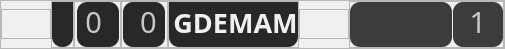
     <widget class="QFrame" name="main_frame">
      <property name="maximumSize">
       <size>
        <width>16777215</width>
        <height>35</height>
       </size>
      </property>
      <property name="frameShape">
       <enum>QFrame::StyledPanel</enum>
      </property>
      <property name="frameShadow">
       <enum>QFrame::Raised</enum>
      </property>
      <layout class="QHBoxLayout" name="horizontalLayout_2">
       <property name="spacing">
        <number>0</number>
       </property>
       <property name="leftMargin">
        <number>0</number>
       </property>
       <property name="topMargin">
        <number>0</number>
       </property>
       <property name="rightMargin">
        <number>0</number>
       </property>
       <property name="bottomMargin">
        <number>0</number>
       </property>
       <item>
        <widget class="QFrame" name="teamA_logo">
         <property name="minimumSize">
          <size>
           <width>50</width>
           <height>30</height>
          </size>
         </property>
         <property name="maximumSize">
          <size>
           <width>50</width>
           <height>30</height>
          </size>
         </property>
         <property name="frameShape">
          <enum>QFrame::StyledPanel</enum>
         </property>
         <property name="frameShadow">
          <enum>QFrame::Raised</enum>
         </property>
         <layout class="QHBoxLayout" name="horizontalLayout_3">
          <property name="spacing">
           <number>0</number>
          </property>
          <property name="leftMargin">
           <number>0</number>
          </property>
          <property name="topMargin">
           <number>0</number>
          </property>
          <property name="rightMargin">
           <number>0</number>
          </property>
          <property name="bottomMargin">
           <number>0</number>
          </property>
          <item>
           <widget class="QLabel" name="lblTeamA_logo">
            <property name="maximumSize">
             <size>
              <width>50</width>
              <height>30</height>
             </size>
            </property>
            <property name="styleSheet">
             <string notr="true">background-image: url(:/1stTeam/a.jpg);
background-repeat: no-repeat;
background-position: center;</string>
            </property>
            <property name="text">
             <string/>
            </property>
           </widget>
          </item>
         </layout>
        </widget>
       </item>
       <item>
        <widget class="QFrame" name="teamA_name">
         <property name="maximumSize">
          <size>
           <width>80</width>
           <height>16777215</height>
          </size>
         </property>
         <property name="frameShape">
          <enum>QFrame::StyledPanel</enum>
         </property>
         <property name="frameShadow">
          <enum>QFrame::Raised</enum>
         </property>
         <layout class="QHBoxLayout" name="horizontalLayout_4">
          <property name="spacing">
           <number>0</number>
          </property>
          <property name="leftMargin">
           <number>0</number>
          </property>
          <property name="topMargin">
           <number>0</number>
          </property>
          <property name="rightMargin">
           <number>0</number>
          </property>
          <property name="bottomMargin">
           <number>0</number>
          </property>
          <item>
           <widget class="QLabel" name="lblTeamA_name">
            <property name="maximumSize">
             <size>
              <width>80</width>
              <height>50</height>
             </size>
            </property>
            <property name="font">
             <font>
              <family>Segoe UI Black</family>
              <pointsize>20</pointsize>
              <weight>75</weight>
              <bold>true</bold>
             </font>
            </property>
            <property name="styleSheet">
             <string notr="true">margin-top: -30px;
color: rgb(240, 240, 240);
padding-bottom: 5px;
border-radius: 10px;
background-color: rgb(40, 40, 40); padding-left: 4px;</string>
            </property>
            <property name="text">
             <string/>
            </property>
           </widget>
          </item>
         </layout>
        </widget>
       </item>
       <item>
        <widget class="QFrame" name="teamA_score">
         <property name="maximumSize">
          <size>
           <width>80</width>
           <height>16777215</height>
          </size>
         </property>
         <property name="frameShape">
          <enum>QFrame::StyledPanel</enum>
         </property>
         <property name="frameShadow">
          <enum>QFrame::Raised</enum>
         </property>
         <layout class="QHBoxLayout" name="horizontalLayout_7">
          <property name="spacing">
           <number>0</number>
          </property>
          <property name="leftMargin">
           <number>2</number>
          </property>
          <property name="topMargin">
           <number>0</number>
          </property>
          <property name="rightMargin">
           <number>1</number>
          </property>
          <property name="bottomMargin">
           <number>0</number>
          </property>
          <item>
           <widget class="QLabel" name="lblTeamA_score">
            <property name="font">
             <font>
              <family>QuiverItal</family>
              <pointsize>22</pointsize>
             </font>
            </property>
            <property name="styleSheet">
             <string notr="true">color: rgb(200, 200, 200);
background-color: rgb(40, 40, 40); border-radius: 10px; padding-right: 10px; padding-bottom: 5px;</string>
            </property>
            <property name="text">
             <string>0</string>
            </property>
            <property name="alignment">
             <set>Qt::AlignRight|Qt::AlignTrailing|Qt::AlignVCenter</set>
            </property>
           </widget>
          </item>
         </layout>
        </widget>
       </item>
       <item>
        <widget class="QFrame" name="teamB_score">
         <property name="minimumSize">
          <size>
           <width>0</width>
           <height>0</height>
          </size>
         </property>
         <property name="maximumSize">
          <size>
           <width>80</width>
           <height>16777215</height>
          </size>
         </property>
         <property name="frameShape">
          <enum>QFrame::StyledPanel</enum>
         </property>
         <property name="frameShadow">
          <enum>QFrame::Raised</enum>
         </property>
         <layout class="QHBoxLayout" name="horizontalLayout_8">
          <property name="spacing">
           <number>0</number>
          </property>
          <property name="leftMargin">
           <number>1</number>
          </property>
          <property name="topMargin">
           <number>0</number>
          </property>
          <property name="rightMargin">
           <number>2</number>
          </property>
          <property name="bottomMargin">
           <number>0</number>
          </property>
          <item>
           <widget class="QLabel" name="lblTeamB_score">
            <property name="font">
             <font>
              <family>QuiverItal</family>
              <pointsize>22</pointsize>
             </font>
            </property>
            <property name="styleSheet">
             <string notr="true">color: rgb(200, 200, 200);
background-color: rgb(40, 40, 40); border-radius: 10px; padding-left: 10px; padding-bottom: 5px;</string>
            </property>
            <property name="text">
             <string>0</string>
            </property>
           </widget>
          </item>
         </layout>
        </widget>
       </item>
       <item>
        <widget class="QFrame" name="teamB_name">
         <property name="maximumSize">
          <size>
           <width>140</width>
           <height>16777215</height>
          </size>
         </property>
         <property name="frameShape">
          <enum>QFrame::StyledPanel</enum>
         </property>
         <property name="frameShadow">
          <enum>QFrame::Raised</enum>
         </property>
         <layout class="QHBoxLayout" name="horizontalLayout_5">
          <property name="spacing">
           <number>0</number>
          </property>
          <property name="leftMargin">
           <number>0</number>
          </property>
          <property name="topMargin">
           <number>0</number>
          </property>
          <property name="rightMargin">
           <number>0</number>
          </property>
          <property name="bottomMargin">
           <number>0</number>
          </property>
          <item>
           <widget class="QLabel" name="lblTeamB_name">
            <property name="maximumSize">
             <size>
              <width>140</width>
              <height>16777215</height>
             </size>
            </property>
            <property name="font">
             <font>
              <family>Segoe UI Black</family>
              <pointsize>20</pointsize>
              <weight>75</weight>
              <bold>true</bold>
             </font>
            </property>
            <property name="styleSheet">
             <string notr="true">margin-top: -30px;
color: rgb(240, 240, 240);
padding-bottom: 5px;
border-radius: 10px;
background-color: rgb(40, 40, 40); padding-left: 4px;</string>
            </property>
            <property name="text">
             <string>GDEMAM</string>
            </property>
            <property name="alignment">
             <set>Qt::AlignCenter</set>
            </property>
           </widget>
          </item>
         </layout>
        </widget>
       </item>
       <item>
        <widget class="QFrame" name="teamB_logo">
         <property name="minimumSize">
          <size>
           <width>50</width>
           <height>30</height>
          </size>
         </property>
         <property name="maximumSize">
          <size>
           <width>50</width>
           <height>30</height>
          </size>
         </property>
         <property name="frameShape">
          <enum>QFrame::StyledPanel</enum>
         </property>
         <property name="frameShadow">
          <enum>QFrame::Raised</enum>
         </property>
         <layout class="QHBoxLayout" name="horizontalLayout_6">
          <property name="spacing">
           <number>0</number>
          </property>
          <property name="leftMargin">
           <number>0</number>
          </property>
          <property name="topMargin">
           <number>0</number>
          </property>
          <property name="rightMargin">
           <number>0</number>
          </property>
          <property name="bottomMargin">
           <number>0</number>
          </property>
          <item>
           <widget class="QLabel" name="lblTeamB_logo">
            <property name="minimumSize">
             <size>
              <width>50</width>
              <height>30</height>
             </size>
            </property>
            <property name="maximumSize">
             <size>
              <width>50</width>
              <height>30</height>
             </size>
            </property>
            <property name="styleSheet">
             <string notr="true">background-image: url(:/2nd Team/b.jpg);
background-repeat: no-repeat;
background-align: center;
</string>
            </property>
            <property name="text">
             <string/>
            </property>
           </widget>
          </item>
         </layout>
        </widget>
       </item>
       <item>
        <widget class="QFrame" name="timer">
         <property name="maximumSize">
          <size>
           <width>16777215</width>
           <height>16777215</height>
          </size>
         </property>
         <property name="styleSheet">
          <string notr="true"/>
         </property>
         <property name="frameShape">
          <enum>QFrame::StyledPanel</enum>
         </property>
         <property name="frameShadow">
          <enum>QFrame::Raised</enum>
         </property>
         <layout class="QHBoxLayout" name="horizontalLayout_9">
          <property name="spacing">
           <number>1</number>
          </property>
          <property name="leftMargin">
           <number>0</number>
          </property>
          <property name="topMargin">
           <number>0</number>
          </property>
          <property name="rightMargin">
           <number>0</number>
          </property>
          <property name="bottomMargin">
           <number>0</number>
          </property>
          <item>
           <widget class="QLabel" name="lblTimer">
            <property name="minimumSize">
             <size>
              <width>102</width>
              <height>0</height>
             </size>
            </property>
            <property name="maximumSize">
             <size>
              <width>110</width>
              <height>16777215</height>
             </size>
            </property>
            <property name="font">
             <font>
              <family>QuiverItal</family>
              <pointsize>22</pointsize>
             </font>
            </property>
            <property name="styleSheet">
             <string notr="true">color: rgb(200, 200, 200);
background-color: rgb(60, 60, 60);
border-radius: 10px;
padding-bottom: 5px;
padding-right: 0px;</string>
            </property>
            <property name="text">
             <string/>
            </property>
            <property name="alignment">
             <set>Qt::AlignCenter</set>
            </property>
           </widget>
          </item>
          <item>
           <widget class="QLabel" name="lblPer">
            <property name="minimumSize">
             <size>
              <width>50</width>
              <height>0</height>
             </size>
            </property>
            <property name="maximumSize">
             <size>
              <width>50</width>
              <height>16777215</height>
             </size>
            </property>
            <property name="font">
             <font>
              <family>QuiverItal</family>
              <pointsize>22</pointsize>
             </font>
            </property>
            <property name="styleSheet">
             <string notr="true">color: rgb(200, 200, 200);
background-color: rgb(60, 60, 60);
border-radius: 10px;
padding-bottom: 5px;
padding-right: 0px;</string>
            </property>
            <property name="text">
             <string>1</string>
            </property>
            <property name="alignment">
             <set>Qt::AlignCenter</set>
            </property>
           </widget>
          </item>
         </layout>
        </widget>
       </item>
      </layout>
     </widget>
